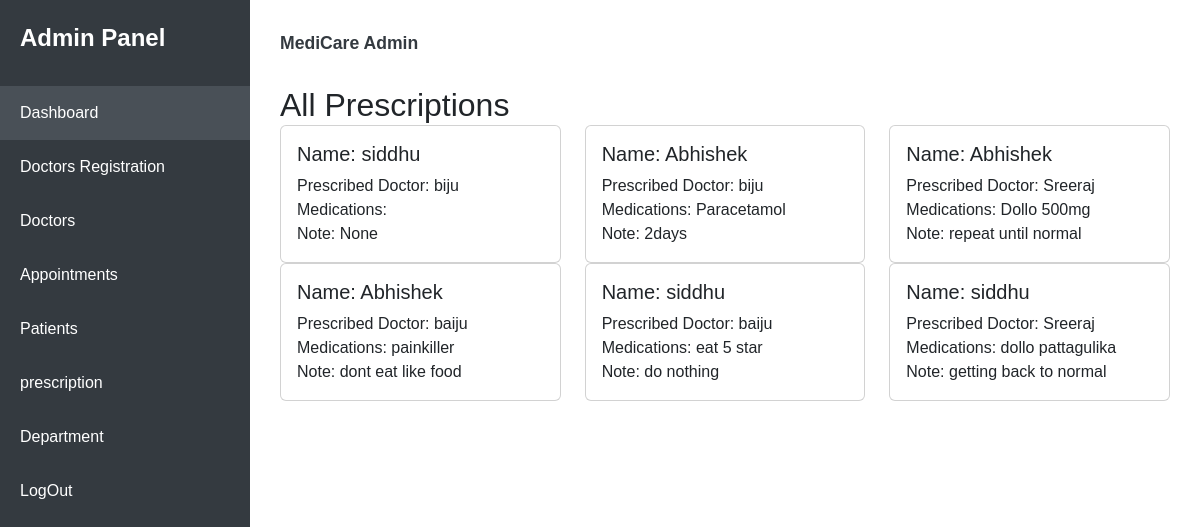
/view_all_prescription, run on the app's committed database.
### app/models.py (models this page shows)
class Prescription(models.Model):
    patient = models.ForeignKey(Patient, on_delete=models.CASCADE, related_name='prescriptions')
    doctor = models.ForeignKey(Doctor, on_delete=models.CASCADE)
    medications = models.TextField(help_text="List the medications prescribed.")
    date_prescribed = models.DateTimeField(auto_now_add=True)
    notes = models.TextField(blank=True, null=True, help_text="Any additional notes from the doctor.")

class Patient(models.Model):
    name = models.CharField(max_length=50)
    password = models.TextField()
    age = models.PositiveIntegerField(null=True, blank=True)
    gender = models.CharField(max_length=10, choices=[('Male', 'Male'), ('Female', 'Female'), ('Other', 'Other')])
    phone = models.CharField(max_length=15)
    email = models.EmailField()
    address = models.CharField(max_length=255)
    pincode = models.CharField(max_length=10)
    blood_group = models.CharField(max_length=5, blank=True, null=True)  # Optional blood group
    date_created = models.DateTimeField(auto_now_add=True, null= True)
    last_updated = models.DateTimeField(auto_now=True, null= True)

class Doctor(models.Model):
    department = models.ForeignKey(Department, related_name='doctors', on_delete=models.CASCADE)
    name = models.CharField(max_length=100)
    specialization = models.CharField(max_length=100)
    password = models.TextField()
    email = models.EmailField(unique=True,)

### app/views.py (the view)
# urls.py: path('view_all_prescription', views.view_all_prescription),
def view_all_prescription(req):
    pre=Prescription.objects.all()[::-1]
    return render( req,'admin/all_prescriptions.html',{'pre':pre})

### templates/admin/all_prescriptions.html (shortened to what this page needs)
<!DOCTYPE html>
<html lang="en">
<head>
    <link href="https://cdn.jsdelivr.net/npm/bootstrap@5.3.3/dist/css/bootstrap.min.css" rel="stylesheet">
</head>
<body>
    <div class="sidebar">
        <div class="logo">
            Admin Panel
        </div>
        <ul class="nav-links">
            <li><a href="admin_home" class="active">Dashboard</a></li>
            <li><a href="{% url 'register_doctor' %}">Doctors Registration</a></li>
            <li><a href="view_all_doctors">Doctors</a></li>
            <li><a href="admin_view_appointments">Appointments</a></li>
            <li><a href="view_all_patient">Patients</a></li>
            <li><a href="view_all_prescription">prescription</a></li>
            <li><a href="department">Department</a></li>
            <li><a href="logout">LogOut</a></li>
        </ul>
    </div>
<div class="main-content">
        <div class="header">
            <div class="user-profile">MediCare Admin</div>
        </div>
        <section>
            <h2 class="card-header">All Prescriptions</h2>
            <div class="row">
                {% for pre in pre %}
                <div class="col-md-4">
                    <div class="card">
                        <div class="card-body">
                            <h5 class="card-title">Name: {{ pre.patient.name }}</h5>
                            <div class="appointment-info">
                                <span>Prescribed Doctor:</span> {{ pre.doctor.name }}
                            </div>
                            <div class="appointment-info">
                                <span>Medications:</span> {{ pre.medications }}
                            </div>
                            <div class="appointment-info">
                                <span>Note:</span> {{ pre.notes }}
                            </div>
                        </div>
                    </div>
                </div>
                {% endfor %}
            </div>
        </section>
</div>
</body>
</html>

### templates/admin/all_prescriptions.html (style rules this page uses)
:root { --sidebar-width: 250px; --primary-color: #343a40; --hover-color: #495057; --transition-speed: 0.3s; }
body { font-family: 'Arial', sans-serif; background-color: #ffffff; margin: 0; overflow-x: hidden; }
.sidebar { position: fixed; top: 0; left: 0; width: var(--sidebar-width); height: 100vh; background-color: var(--primary-color); color: white; padding-top: 20px; transition: transform var(--transition-speed); z-index: 1000; }
.sidebar .logo { font-size: 1.5rem; font-weight: bold; padding: 0 20px 30px; display: flex; align-items: center; justify-content: space-between; }
.nav-links { list-style: none; padding: 0; margin: 0; }
.nav-links li a { color: white; text-decoration: none; display: block; padding: 15px 20px; transition: background-color var(--transition-speed); }
.nav-links li a:hover, .nav-links li a.active { background-color: var(--hover-color); }
.main-content { margin-left: var(--sidebar-width); padding: 30px; transition: margin var(--transition-speed); }
.header { display: flex; justify-content: space-between; align-items: center; margin-bottom: 30px; flex-wrap: wrap; gap: 15px; }
.user-profile { font-size: 1.1rem; font-weight: bold; color: var(--primary-color); }

### data on the page
Prescription: patient.name "siddhu", doctor.name "biju", notes "None"
Prescription: patient.name "Abhishek", doctor.name "biju", medications "Paracetamol", notes "2days"
Prescription: patient.name "Abhishek", doctor.name "Sreeraj", medications "Dollo 500mg", notes "repeat until normal"
Prescription: patient.name "Abhishek", doctor.name "baiju", medications "painkiller", notes "dont eat like food"
Prescription: patient.name "siddhu", doctor.name "baiju", medications "eat 5 star", notes "do nothing"
Prescription: patient.name "siddhu", doctor.name "Sreeraj", medications "dollo pattagulika", notes "getting back to normal"
